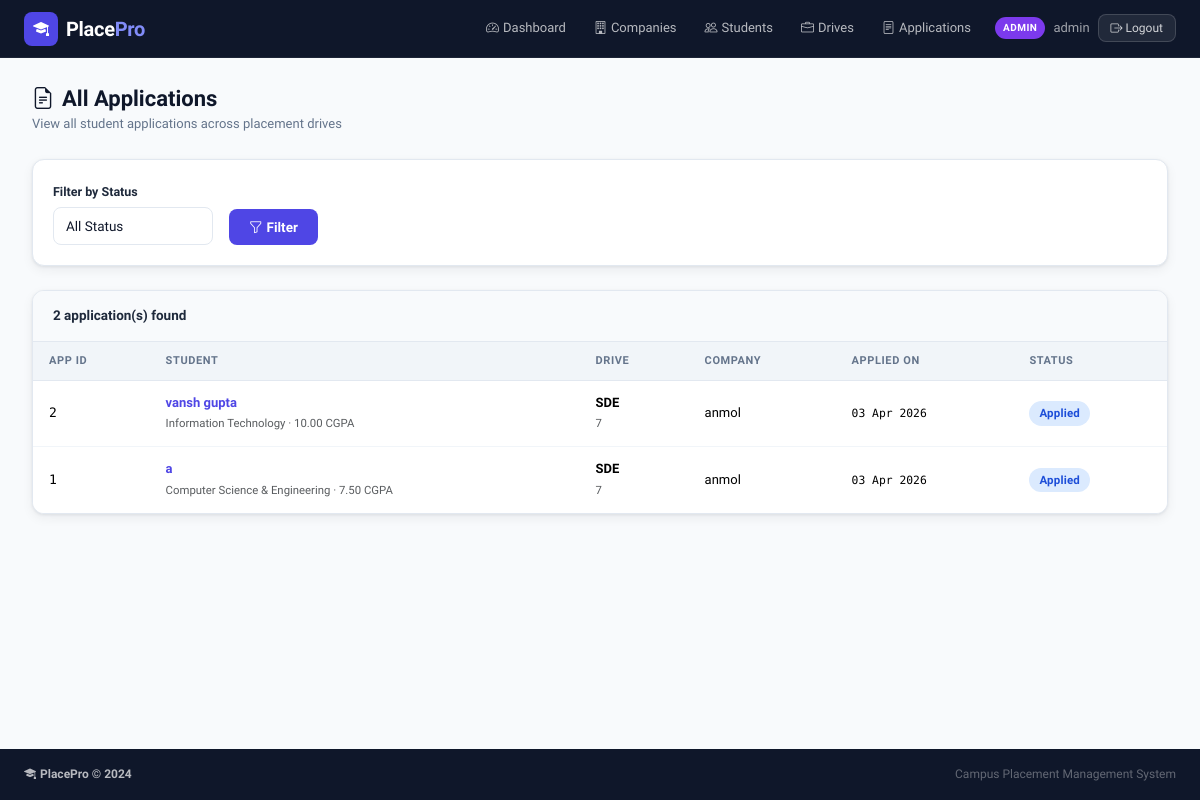
The page /admin/applications (signed in) on the database its author committed.
### tables this page shows
CREATE TABLE users (
        id INTEGER PRIMARY KEY AUTOINCREMENT,
        username TEXT UNIQUE NOT NULL,
        email TEXT UNIQUE NOT NULL,
        password_hash TEXT NOT NULL,
        role TEXT NOT NULL,
        is_active INTEGER DEFAULT 1,
        created_at TEXT DEFAULT (datetime('now'))
    );

CREATE TABLE applications (
        id INTEGER PRIMARY KEY AUTOINCREMENT,
        student_id INTEGER NOT NULL REFERENCES students(id) ON DELETE CASCADE,
        drive_id INTEGER NOT NULL REFERENCES placement_drives(id) ON DELETE CASCADE,
        application_date TEXT DEFAULT (datetime('now')),
        status TEXT DEFAULT 'applied',
        cover_letter TEXT,
        UNIQUE(student_id, drive_id)
    );

CREATE TABLE students (
        id INTEGER PRIMARY KEY AUTOINCREMENT,
        user_id INTEGER UNIQUE NOT NULL REFERENCES users(id) ON DELETE CASCADE,
        full_name TEXT NOT NULL,
        email TEXT,
        phone TEXT,
        department TEXT,
        cgpa REAL DEFAULT 0.0,
        graduation_year INTEGER,
        skills TEXT,
        address TEXT,
        resume_filename TEXT,
        is_blacklisted INTEGER DEFAULT 0,
        created_at TEXT DEFAULT (datetime('now'))
    );

CREATE TABLE placement_drives (
        id INTEGER PRIMARY KEY AUTOINCREMENT,
        company_id INTEGER NOT NULL REFERENCES companies(id) ON DELETE CASCADE,
        job_title TEXT NOT NULL,
        job_description TEXT,
        eligibility_criteria TEXT,
        package TEXT,
        location TEXT,
        application_deadline TEXT,
        status TEXT DEFAULT 'pending',
        created_at TEXT DEFAULT (datetime('now'))
    );

CREATE TABLE companies (
        id INTEGER PRIMARY KEY AUTOINCREMENT,
        user_id INTEGER UNIQUE NOT NULL REFERENCES users(id) ON DELETE CASCADE,
        company_name TEXT NOT NULL,
        hr_contact TEXT,
        hr_email TEXT,
        website TEXT,
        description TEXT,
        industry TEXT,
        approval_status TEXT DEFAULT 'pending',
        is_blacklisted INTEGER DEFAULT 0,
        created_at TEXT DEFAULT (datetime('now'))
    );

### app.py (the view)
@app.route('/admin/applications')
@login_required
@admin_required
def admin_applications():
    status_filter = request.args.get('status', 'all')
    sql = """SELECT a.*, s.full_name AS student_name, s.department, s.cgpa,
             d.job_title, d.package, c.company_name
             FROM applications a
             JOIN students s ON s.id=a.student_id
             JOIN placement_drives d ON d.id=a.drive_id
             JOIN companies c ON c.id=d.company_id WHERE 1=1"""
    args = []
    if status_filter != 'all':
        sql += " AND a.status=?"
        args.append(status_filter)
    sql += " ORDER BY a.application_date DESC"
    apps = query(sql, args)
    return render_template('admin/applications.html', apps=apps, status_filter=status_filter)

### app.py (called while the page is built)
@app.template_filter('fmtdate')
def fmtdate(s):
    if not s: return '—'
    try:
        s = str(s)[:10]
        from datetime import datetime
        return datetime.strptime(s, '%Y-%m-%d').strftime('%d %b %Y')
    except Exception:
        return str(s)[:10]

def get_db():
    if 'db' not in g:
        g.db = sqlite3.connect(DATABASE)
        g.db.row_factory = sqlite3.Row
        g.db.execute("PRAGMA foreign_keys = ON")
    return g.db

def query(sql, args=(), one=False):
    cur = get_db().execute(sql, args)
    rv = cur.fetchall()
    return (rv[0] if rv else None) if one else rv

def current_user():
    uid = session.get('user_id')
    if uid is None:
        return None
    return query("SELECT * FROM users WHERE id=?", [uid], one=True)

def login_required(f):
    @wraps(f)
    def dec(*a, **kw):
        if not session.get('user_id'):
            flash('Please log in to access this page.', 'warning')
            return redirect(url_for('login'))
        return f(*a, **kw)
    return dec

def admin_required(f):
    @wraps(f)
    def dec(*a, **kw):
        u = current_user()
        if not u or u['role'] != 'admin':
            flash('Admin access required.', 'danger')
            return redirect(url_for('login'))
        return f(*a, **kw)
    return dec

@app.context_processor
def inject_user():
    u = current_user()
    return dict(current_user=u)

### templates/admin/applications.html (shortened to what this page needs)
{% extends "base.html" %}
{% block content %}
<div class="pp-page">
  <div class="pp-page-header">
    <div><h4 class="pp-page-title"><i class="bi bi-file-earmark-text me-2"></i>All Applications</h4><p class="pp-page-sub">View all student applications across placement drives</p></div>
  </div>
  <div class="pp-card mb-4">
    <div class="pp-card-body">
      <form method="GET" class="d-flex gap-3 align-items-end flex-wrap">
        <div>
          <label class="form-label pp-label">Filter by Status</label>
          <select name="status" class="form-select pp-input" style="min-width:160px">
            <option value="all" {% if status_filter=='all' %}selected{% endif %}>All Status</option>
          </select>
        </div>
        <button type="submit" class="btn btn-pp-primary"><i class="bi bi-funnel me-1"></i>Filter</button>
      </form>
    </div>
  </div>
  <div class="pp-card">
    <div class="pp-card-header">{{ apps|length }} application(s) found</div>
    <div class="pp-card-body p-0">
      {% if apps %}
      <div class="table-responsive">
        <table class="table pp-table mb-0">
          <thead><tr><th>App ID</th><th>Student</th><th>Drive</th><th>Company</th><th>Applied On</th><th>Status</th></tr></thead>
          <tbody>
            {% for a in apps %}
            <tr>
              <td class="mono">{{ a['id'] }}</td>
              <td><a href="{{ url_for('admin_student_detail', sid=a['id']) }}" class="fw-600 pp-link">{{ a['student_name'] }}</a><br><small class="text-muted">{{ a['department'] or '—' }} · {{ '%.2f'|format(a['cgpa']) if a['cgpa'] else '—' }} CGPA</small></td>
              <td><div class="fw-600">{{ a['job_title'] }}</div><small class="text-muted">{{ a['package'] or '—' }}</small></td>
              <td>{{ a['company_name'] }}</td>
              <td class="mono small">{{ a['application_date']|fmtdate }}</td>
              <td><span class="status-badge status-{{ a['status'] }}">{{ a['status']|capitalize }}</span></td>
            </tr>
            {% endfor %}
          </tbody>
        </table>
      </div>
      {% else %}<div class="pp-empty"><i class="bi bi-file-earmark-text fs-1 text-muted"></i><br>No applications found.</div>{% endif %}
    </div>
  </div>
</div>
{% endblock %}

### templates/base.html (shortened to what this page needs)
<!DOCTYPE html>
<html lang="en">
<head>
  <link rel="stylesheet" href="https://cdn.jsdelivr.net/npm/bootstrap@5.3.2/dist/css/bootstrap.min.css"/>
  <link rel="stylesheet" href="https://cdn.jsdelivr.net/npm/bootstrap-icons@1.11.3/font/bootstrap-icons.min.css"/>
  <link rel="stylesheet" href="{{ url_for('static', filename='css/style.css') }}"/>
</head>
<body>
<nav class="navbar navbar-expand-lg pp-navbar sticky-top">
  <div class="container-fluid px-4">
    <a class="navbar-brand d-flex align-items-center gap-2" href="{{ url_for('index') }}">
      <span class="brand-icon"><i class="bi bi-mortarboard-fill"></i></span>
      <span class="brand-text">Place<span class="brand-accent">Pro</span></span>
    </a>
    <div class="collapse navbar-collapse" id="navMain">
      <ul class="navbar-nav ms-auto align-items-center gap-1">
        {% if current_user %}
          {% if current_user['role'] == 'admin' %}
            <li class="nav-item"><a class="nav-link" href="{{ url_for('admin_dashboard') }}"><i class="bi bi-speedometer2 me-1"></i>Dashboard</a></li>
            <li class="nav-item"><a class="nav-link" href="{{ url_for('admin_companies') }}"><i class="bi bi-building me-1"></i>Companies</a></li>
            <li class="nav-item"><a class="nav-link" href="{{ url_for('admin_students') }}"><i class="bi bi-people me-1"></i>Students</a></li>
            <li class="nav-item"><a class="nav-link" href="{{ url_for('admin_drives') }}"><i class="bi bi-briefcase me-1"></i>Drives</a></li>
            <li class="nav-item"><a class="nav-link" href="{{ url_for('admin_applications') }}"><i class="bi bi-file-text me-1"></i>Applications</a></li>
          {% elif current_user['role'] == 'company' %}
            <li class="nav-item"><a class="nav-link" href="{{ url_for('company_dashboard') }}"><i class="bi bi-speedometer2 me-1"></i>Dashboard</a></li>
            <li class="nav-item"><a class="nav-link" href="{{ url_for('company_create_drive') }}"><i class="bi bi-plus-circle me-1"></i>New Drive</a></li>
          {% endif %}
          <li class="nav-item ms-2">
            <div class="d-flex align-items-center gap-2">
              <span class="role-badge role-{{ current_user['role'] }}">{{ current_user['role']|upper }}</span>
              <span class="nav-username">{{ current_user['username'] }}</span>
              <a href="{{ url_for('logout') }}" class="btn btn-sm btn-logout">
                <i class="bi bi-box-arrow-right"></i> Logout
              </a>
            </div>
          </li>
        {% endif %}
      </ul>
    </div>
  </div>
</nav>
<main class="pp-main">
  {% block content %}{% endblock %}
</main>
<footer class="pp-footer mt-auto">
  <div class="container-fluid px-4">
    <div class="d-flex flex-wrap justify-content-between align-items-center py-3">
      <span class="footer-brand"><i class="bi bi-mortarboard-fill me-1"></i>PlacePro &copy; {{ 2024 }}</span>
      <span class="footer-sub">Campus Placement Management System</span>
    </div>
  </div>
</footer>
</body>
</html>

### static/css/style.css (style rules this page uses)
:root { --pp-navy: #0f172a; --pp-navy-2: #1e293b; --pp-navy-3: #334155; --pp-indigo: #4f46e5; --pp-indigo-h: #4338ca; --pp-indigo-l: #eef2ff; --pp-green: #16a34a; --pp-green-l: #dcfce7; --pp-amber: #d97706; --pp-amber-l: #fef3c7; --pp-rose: #e11d48; --pp-rose-l: #ffe4e6; --pp-slate: #64748b; --pp-border: #e2e8f0; --pp-bg: #f8fafc; --pp-white: #ffffff; --pp-shadow: 0 1px 3px rgba(15,23,42,.08), 0 4px 12px rgba(15,23,42,.06); --pp-shadow-md:0 4px 16px rgba(15,23,42,.12), 0 1px 4px rgba(15,23,42,.06); --pp-radius: 12px; --pp-radius-sm:8px; --pp-transition: all 0.2s cubic-bezier(.4,0,.2,1); }
*, *::before, *::after { box-sizing: border-box; }
body { font-family: 'Sora', system-ui, sans-serif; background: var(--pp-bg); color: var(--pp-navy); min-height: 100vh; display: flex; flex-direction: column; font-size: 14px; line-height: 1.6; }
.mono { font-family: 'DM Mono', monospace; }
.fw-600 { font-weight: 600; }
.pp-navbar { background: var(--pp-navy); border-bottom: 1px solid rgba(255,255,255,.06); padding: 0 0; min-height: 58px; z-index: 1030; }
.brand-icon { display: inline-flex; align-items: center; justify-content: center; width: 34px; height: 34px; background: var(--pp-indigo); border-radius: 8px; color: #fff; font-size: 16px; }
.brand-text { font-size: 20px; font-weight: 700; color: #fff; letter-spacing: -0.3px; }
.brand-accent { color: #818cf8; }
.pp-navbar .nav-link { color: rgba(255,255,255,.7) !important; font-size: 13px; font-weight: 500; padding: 6px 12px !important; border-radius: var(--pp-radius-sm); transition: var(--pp-transition); }
.role-badge { font-size: 10px; font-weight: 700; padding: 3px 8px; border-radius: 20px; letter-spacing: .5px; }
.role-admin { background: #7c3aed; color: #fff; }
.nav-username { color: rgba(255,255,255,.6); font-size: 13px; }
.btn-logout { background: rgba(255,255,255,.08); border: 1px solid rgba(255,255,255,.15); color: rgba(255,255,255,.8) !important; font-size: 12px; padding: 4px 12px; border-radius: var(--pp-radius-sm); transition: var(--pp-transition); }
.pp-main { flex: 1; }
.pp-footer { background: var(--pp-navy); color: rgba(255,255,255,.5); font-size: 12px; margin-top: auto; }
.footer-brand { font-weight: 600; color: rgba(255,255,255,.7); }
.footer-sub { color: rgba(255,255,255,.35); }
.pp-page { padding: 28px 32px; max-width: 1280px; margin: 0 auto; }
.pp-page-header { display: flex; justify-content: space-between; align-items: flex-start; margin-bottom: 24px; flex-wrap: wrap; gap: 12px; }
.pp-page-title { font-size: 22px; font-weight: 700; margin: 0; color: var(--pp-navy); }
.pp-page-sub { color: var(--pp-slate); font-size: 13px; margin: 2px 0 0; }
.pp-card { background: var(--pp-white); border: 1px solid var(--pp-border); border-radius: var(--pp-radius); box-shadow: var(--pp-shadow); overflow: hidden; }
.pp-card-header { background: #f8fafc; border-bottom: 1px solid var(--pp-border); padding: 14px 20px; font-weight: 600; font-size: 13.5px; color: var(--pp-navy-2); display: flex; align-items: center; gap: 8px; }
.pp-card-body { padding: 20px; }
.pp-table { font-size: 13px; }
.pp-table thead th { background: #f1f5f9; font-weight: 600; color: var(--pp-slate); font-size: 11px; text-transform: uppercase; letter-spacing: .6px; padding: 10px 16px; border-bottom: 1px solid var(--pp-border); border-top: none; }
.pp-table tbody td { padding: 12px 16px; vertical-align: middle; border-bottom: 1px solid #f1f5f9; }
.pp-table tbody tr:last-child td { border-bottom: none; }
.status-badge { display: inline-block; padding: 3px 10px; border-radius: 20px; font-size: 11.5px; font-weight: 600; letter-spacing: .2px; }
.status-applied { background: #dbeafe; color: #1d4ed8; }
.btn-pp-primary { background: var(--pp-indigo); color: #fff !important; border: none; border-radius: var(--pp-radius-sm); font-weight: 600; font-size: 13.5px; padding: 8px 20px; transition: var(--pp-transition); font-family: 'Sora', sans-serif; }
.pp-label { font-weight: 600; font-size: 12.5px; color: var(--pp-navy-2); margin-bottom: 5px; }
.pp-input { border: 1.5px solid var(--pp-border); border-radius: var(--pp-radius-sm); font-family: 'Sora', sans-serif; font-size: 13.5px; padding: 8px 12px; transition: var(--pp-transition); color: var(--pp-navy); background: var(--pp-white); }
.pp-link { color: var(--pp-indigo); text-decoration: none; font-weight: 600; }

### rows shown on the page
users: role "ADMIN", username "admin"
applications: id "2", student_name "vansh gupta", department "Information Technology", job_title "SDE", package "7", company_name "anmol", application_date|fmtdate "03 Apr 2026", status "Applied"
students: cgpa "10.00"
applications: id "1", student_name "a", department "Computer Science & Engineering", job_title "SDE", package "7", company_name "anmol", application_date|fmtdate "03 Apr 2026", status "Applied"
students: cgpa "7.50"

### other values the page prints
{{ apps|length }} "2"
{{ 2024 }} "2024"
